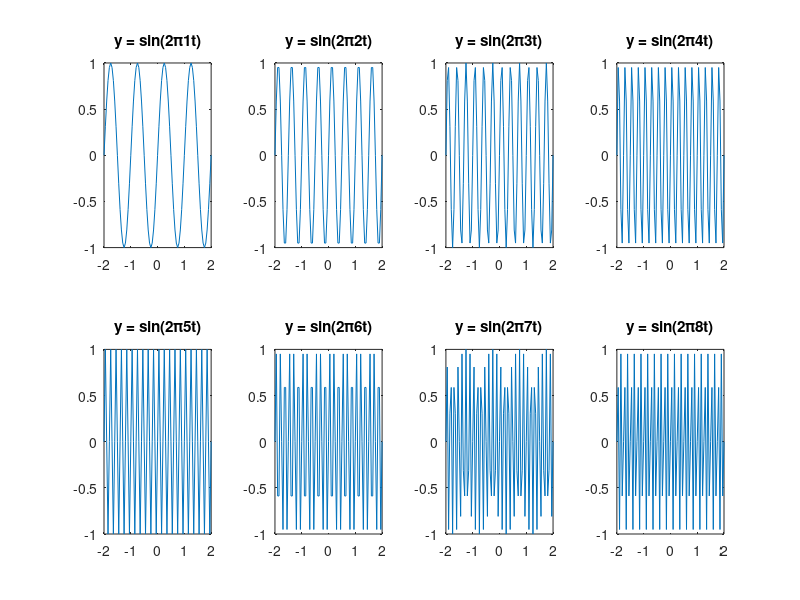

The MATLAB source for this figure:
t= -2 :0.05 :2;
for n=1:8
    y= sin (2 *pi *n*t);
    subplot(2,4,n) , plot(t, y);
    title(['y = sin(2\pi' num2str(n) 't)']);
end